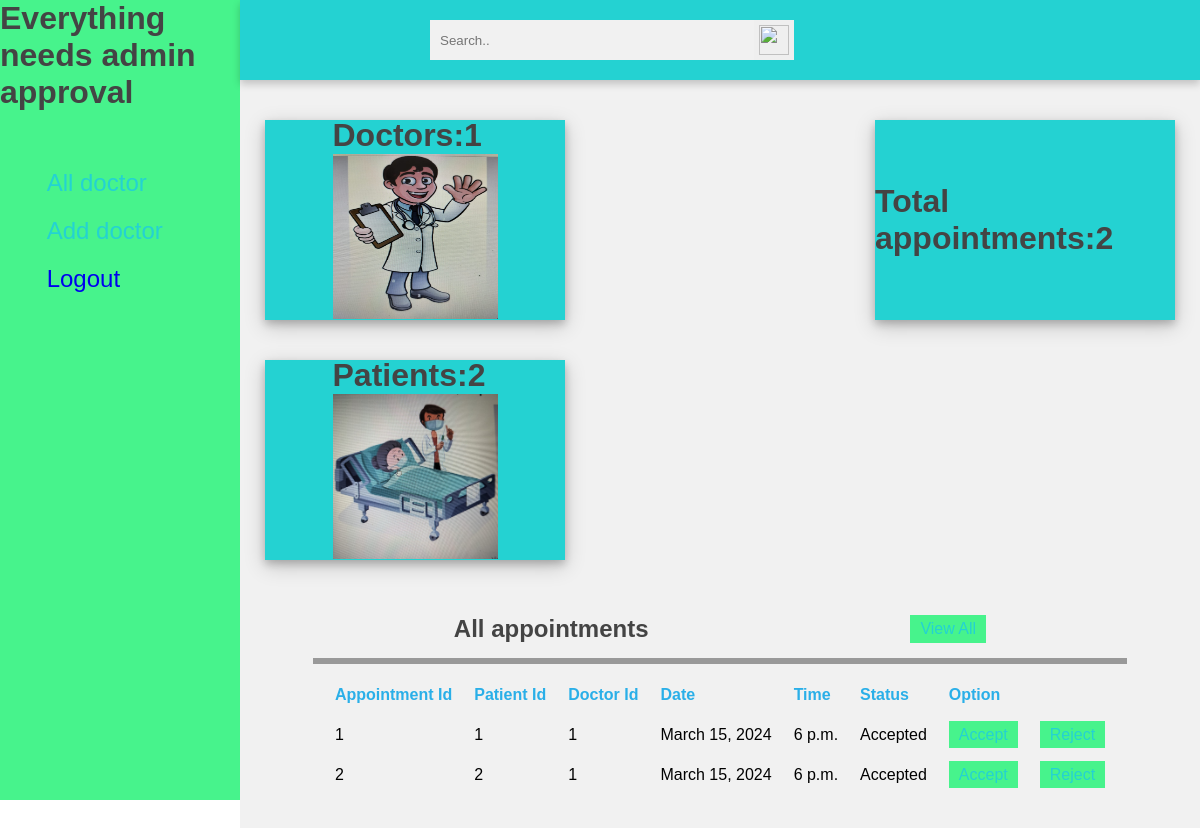
The page /adminhome/ on the database its author committed.
### ODBS/models.py (models this page shows, shortened)
class appointment(models.Model):
    appid=models.BigAutoField(primary_key=True)
    patid=models.ForeignKey(Patient,on_delete=models.CASCADE,null=True)
    docid=models.ForeignKey(Doctor,on_delete=models.CASCADE,null=True)
    date=models.DateField(max_length=50,null=True)
    starttime=models.TimeField(max_length=50,null=True)
    status=models.CharField(max_length=50,default="Pending")

class Patient(models.Model):
    user=models.ForeignKey(User,on_delete=models.CASCADE)
    patid=models.BigAutoField(primary_key=True)
    gender=models.CharField(max_length=10, default="Male")
    address=models.CharField(max_length=50,null=True)
    age=models.CharField(max_length=10,null=True)
    contactno=models.CharField(max_length=10,null=True)
    bloodgroup=models.CharField(max_length=50,null=True)
    docid=models.ForeignKey(Doctor,on_delete=models.CASCADE,null=True)
    def __str__(self):
        return str(self.pk)

class Doctor(models.Model):
    user=models.ForeignKey(User,on_delete=models.CASCADE)
    docid=models.BigAutoField(primary_key=True)
    contactno=models.CharField(max_length=50,null=True)
    qualification=models.CharField(max_length=50,null=True)
    specialist=models.CharField(max_length=50,null=True)
    def __str__(self):
        return str(self.pk)

### ODBS/views.py (the view)
# urls.py: path('adminhome/', adminhome,name="adminhome"),
def adminhome(request):
    app=appointment.objects.all()
    pat=Patient.objects.all()
    doc=Doctor.objects.all()
    doccount=doc.count()
    patcount=pat.count()
    appointmentcount=appointment.objects.all().count()
    return render(request,"adminhome.html",locals())

### ODBS/Templates/adminhome.html (shortened to what this page needs)
{%load static%}
<!DOCTYPE html>
<html lang="en">
<head>
    <link rel="stylesheet" href="/static/css/admin_approval.css">
</head>
<body>
    <div class="side-menu">
        <div class="Everything needs admin approval-name">
            <h1>Everything needs admin approval</h1>
        </div>
        <ul>
            <li><img src="dashboard (2).png" alt="">&nbsp;  </li>
            <li><img src="All doctor.png" alt="">&nbsp;<span>All doctor</span> </li>
            <li><img src="Add doctor.png" alt="">&nbsp;<span>Add doctor</span> </li>
            <li><img src="Logout.png" alt="">&nbsp;<span><a href="/adminlogout" class="logout">Logout</a></span> </li>
        </ul>
    </div>
    <div class="container">
        <div class="header">
            <div class="nav">
                <div class="search">
                    <input type="text" placeholder="Search..">
                    <button type="submit"><img src="search.png" alt=""></button>
                </div>
            </div>
        </div>
        <div class="content">
            <div class="cards">
                <div class="card">
                    <div class="box">
                        <h1> Doctors:{{doccount}} </h1>
                        <img src="/static/image/Doctor.jpeg" width="165" height="165">
                    </div>
                </div>
                <div class="card">
                    <div class="box">
                        <h1>Total appointments:{{appointmentcount}}</h1>
                    </div>
                </div>
                <div class="card">
                    <div class="box">
                        <h1>Patients:{{patcount}}</h1>
                        <img src="/static/image/Patient.jpeg" width="165" height="165">
                    </div>
                </div>
            </div>
            <div class="content-2">
                <div class="Appointments">
                    <div class="title">
                        <h2>All appointments</h2>
                        <a href="#" class="btn">View All</a>
                    </div>
                    <table>
                        <thead>
                            <tr>
                                <th style="color:#2aafe8">Appointment Id    </th>
                                <th style="color:#2aafe8">Patient Id    </th>
                                <th style="color:#2aafe8">Doctor Id    </th>
                                <th style="color:#2aafe8">Date    </th>
                                <th style="color:#2aafe8">Time    </th>
                                <th style="color:#2aafe8">Status    </th>
                                <th style="color:#2aafe8">Option    </th>
                            </tr>
                        </thead>
                        <tbody>
                            {% for i in app%}
                            <tr>
                                <td>{{i.appid}}</td>
                                <td>{{i.patid}}</td>
                                <td>{{i.docid}}</td>
                                <td>{{i.date}}</td>
                                <td>{{i.starttime}}</td>
                                <td>{{i.status}}</td>
                                <td><a href="/acceptappointment/{{i.appid}}" class="btn">Accept</a></td>
                                <td><a href="#" class="btn">Reject</a></td>
                            </tr>
                            {% endfor %}
                        </tbody>
                    </table>
                </div>
            </div>
        </div>
    </div>
</body>
</html>

### ODBS/static/css/admin_approval.css (style rules this page uses)
* { margin: 0; padding: 0; box-sizing: border-box; font-family: 'Poppins', sans-serif; }
body { min-height: 100vh; }
a { text-decoration: none; }
li { list-style: none; }
h1, h2 { color: #444; }
.btn { background: #47f38c; color: rgb(36, 210, 210); padding: 5px 10px; text-align: center; }
.title { display: flex; align-items: center; justify-content: space-around; padding: 15px 10px; border-bottom: 6px solid #999; }
table { padding: 10px; }
th, td { text-align: left; padding: 10px; }
.side-menu { position: fixed; background: #47f38c; width: 20vw; min-height: 100vh; display: flex; flex-direction: column; }
.side-menu li { font-size: 24px; padding: 10px 40px; color: rgb(36, 210, 210); display: flex; align-items: center; }
.container { position: absolute; right: 0; width: 80vw; height: 100vh; background: #f1f1f1; }
.container .header { position: fixed; top: 0; right: 0; width: 80vw; height: 10vh; background: rgb(36, 210, 210); display: flex; align-items: center; justify-content: center; box-shadow: 0 4px 8px 0 rgba(0, 0, 0, 0.2); z-index: 1; }
.container .header .nav { width: 90%; display: flex; align-items: center; }
.container .header .nav .search { flex: 3; display: flex; justify-content: center; }
.container .header .nav .search input[type=text] { border: none; background: #f1f1f1; padding: 10px; width: 50%; }
.container .header .nav .search button { width: 40px; height: 40px; border: none; display: flex; align-items: center; justify-content: center; }
.container .header .nav .search button img { width: 30px; height: 30px; }
.container .content { position: relative; margin-top: 10vh; min-height: 90vh; background: #f1f1f1; }
.container .content .cards { padding: 20px 15px; display: flex; align-items: center; justify-content: space-between; flex-wrap: wrap; }
.container .content .cards .card { width: 300px; height: 200px; background: rgb(36, 210, 210); margin: 20px 10px; display: flex; align-items: center; justify-content: space-around; box-shadow: 0 4px 8px 0 rgba(0, 0, 0, 0.2), 0 6px 20px 0 rgba(0, 0, 0, 0.19); }
.container .content .content-2 { min-height: 60vh; display: flex; justify-content: space-around; align-items: flex-start; flex-wrap: wrap; }

### rows shown on the page
appointment: appid "1", patid "1", docid "1", date "March 15, 2024", starttime "6 p.m.", status "Accepted"
appointment: appid "2", patid "2", docid "1", date "March 15, 2024", starttime "6 p.m.", status "Accepted"

### other values the page prints
{{ doccount }} "1"
{{ appointmentcount }} "2"
{{ patcount }} "2"
